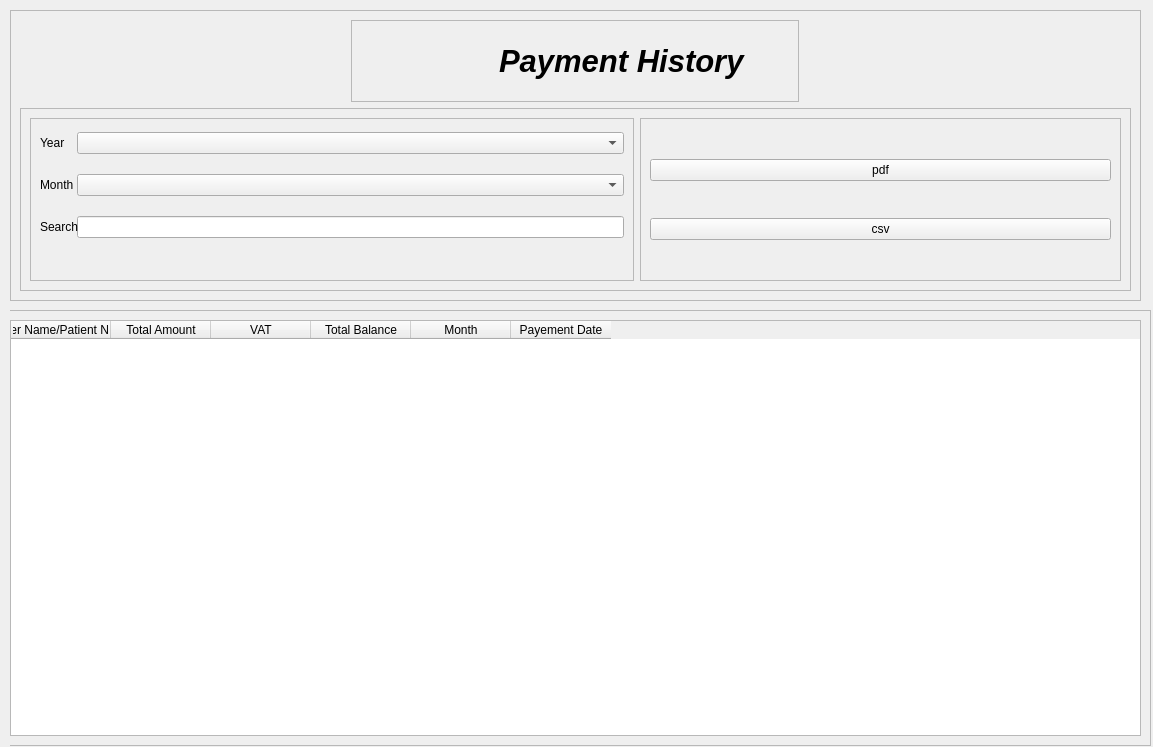
<?xml version="1.0" encoding="UTF-8"?>
<ui version="4.0">
 <class>Form</class>
 <widget class="QWidget" name="Form">
  <property name="geometry">
   <rect>
    <x>0</x>
    <y>0</y>
    <width>1153</width>
    <height>747</height>
   </rect>
  </property>
  <property name="windowTitle">
   <string>Form</string>
  </property>
  <widget class="QWidget" name="widget" native="true">
   <property name="geometry">
    <rect>
     <x>10</x>
     <y>10</y>
     <width>1141</width>
     <height>741</height>
    </rect>
   </property>
   <widget class="QFrame" name="frame">
    <property name="geometry">
     <rect>
      <x>0</x>
      <y>0</y>
      <width>1131</width>
      <height>291</height>
     </rect>
    </property>
    <property name="frameShape">
     <enum>QFrame::StyledPanel</enum>
    </property>
    <property name="frameShadow">
     <enum>QFrame::Raised</enum>
    </property>
    <layout class="QVBoxLayout" name="verticalLayout_2">
     <item alignment="Qt::AlignHCenter">
      <widget class="QFrame" name="frame_2">
       <property name="minimumSize">
        <size>
         <width>448</width>
         <height>0</height>
        </size>
       </property>
       <property name="maximumSize">
        <size>
         <width>464</width>
         <height>16777215</height>
        </size>
       </property>
       <property name="frameShape">
        <enum>QFrame::StyledPanel</enum>
       </property>
       <property name="frameShadow">
        <enum>QFrame::Raised</enum>
       </property>
       <layout class="QHBoxLayout" name="horizontalLayout_2">
        <item>
         <widget class="QLabel" name="label">
          <property name="minimumSize">
           <size>
            <width>88</width>
            <height>60</height>
           </size>
          </property>
          <property name="maximumSize">
           <size>
            <width>88</width>
            <height>56</height>
           </size>
          </property>
          <property name="text">
           <string/>
          </property>
          <property name="pixmap">
           <pixmap resource="../static.qrc">:/logo/images/1268366.png</pixmap>
          </property>
          <property name="scaledContents">
           <bool>true</bool>
          </property>
         </widget>
        </item>
        <item>
         <widget class="QLabel" name="label_2">
          <property name="minimumSize">
           <size>
            <width>268</width>
            <height>0</height>
           </size>
          </property>
          <property name="maximumSize">
           <size>
            <width>186</width>
            <height>16777215</height>
           </size>
          </property>
          <property name="sizeIncrement">
           <size>
            <width>0</width>
            <height>0</height>
           </size>
          </property>
          <property name="font">
           <font>
            <pointsize>23</pointsize>
            <italic>true</italic>
            <bold>true</bold>
            <underline>false</underline>
            <strikeout>false</strikeout>
           </font>
          </property>
          <property name="text">
           <string>Payment History</string>
          </property>
         </widget>
        </item>
       </layout>
      </widget>
     </item>
     <item>
      <widget class="QFrame" name="frame_3">
       <property name="frameShape">
        <enum>QFrame::StyledPanel</enum>
       </property>
       <property name="frameShadow">
        <enum>QFrame::Raised</enum>
       </property>
       <layout class="QHBoxLayout" name="horizontalLayout">
        <item>
         <widget class="QFrame" name="specifier_section">
          <property name="minimumSize">
           <size>
            <width>604</width>
            <height>163</height>
           </size>
          </property>
          <property name="maximumSize">
           <size>
            <width>554</width>
            <height>172</height>
           </size>
          </property>
          <property name="frameShape">
           <enum>QFrame::StyledPanel</enum>
          </property>
          <property name="frameShadow">
           <enum>QFrame::Raised</enum>
          </property>
          <layout class="QFormLayout" name="formLayout_2">
           <property name="verticalSpacing">
            <number>12</number>
           </property>
           <property name="topMargin">
            <number>13</number>
           </property>
           <item row="0" column="0" colspan="2">
            <layout class="QFormLayout" name="formLayout">
             <property name="verticalSpacing">
              <number>20</number>
             </property>
             <item row="0" column="0">
              <widget class="QLabel" name="label_3">
               <property name="text">
                <string>Year</string>
               </property>
              </widget>
             </item>
             <item row="1" column="0">
              <widget class="QLabel" name="label_4">
               <property name="text">
                <string>Month</string>
               </property>
              </widget>
             </item>
             <item row="0" column="1">
              <widget class="QComboBox" name="comboBox"/>
             </item>
             <item row="1" column="1">
              <widget class="QComboBox" name="comboBox_2"/>
             </item>
             <item row="2" column="1">
              <widget class="QLineEdit" name="lineEdit"/>
             </item>
             <item row="2" column="0">
              <widget class="QLabel" name="label_5">
               <property name="text">
                <string>Search</string>
               </property>
              </widget>
             </item>
            </layout>
           </item>
          </layout>
         </widget>
        </item>
        <item>
         <widget class="QFrame" name="actio_button">
          <property name="frameShape">
           <enum>QFrame::StyledPanel</enum>
          </property>
          <property name="frameShadow">
           <enum>QFrame::Raised</enum>
          </property>
          <layout class="QVBoxLayout" name="verticalLayout">
           <item>
            <widget class="QPushButton" name="printpdfButton">
             <property name="text">
              <string>pdf</string>
             </property>
            </widget>
           </item>
           <item>
            <widget class="QPushButton" name="printcsvButton">
             <property name="text">
              <string>csv</string>
             </property>
            </widget>
           </item>
          </layout>
         </widget>
        </item>
       </layout>
      </widget>
     </item>
    </layout>
   </widget>
   <widget class="QFrame" name="payment_table">
    <property name="geometry">
     <rect>
      <x>-10</x>
      <y>300</y>
      <width>1151</width>
      <height>436</height>
     </rect>
    </property>
    <property name="minimumSize">
     <size>
      <width>1151</width>
      <height>436</height>
     </size>
    </property>
    <property name="maximumSize">
     <size>
      <width>600</width>
      <height>500</height>
     </size>
    </property>
    <property name="frameShape">
     <enum>QFrame::StyledPanel</enum>
    </property>
    <property name="frameShadow">
     <enum>QFrame::Raised</enum>
    </property>
    <layout class="QVBoxLayout" name="verticalLayout_3">
     <item>
      <widget class="QTableWidget" name="tableWidget">
       <column>
        <property name="text">
         <string>Buyer Name/Patient Name</string>
        </property>
       </column>
       <column>
        <property name="text">
         <string>Total Amount</string>
        </property>
       </column>
       <column>
        <property name="text">
         <string>VAT</string>
        </property>
       </column>
       <column>
        <property name="text">
         <string>Total Balance</string>
        </property>
       </column>
       <column>
        <property name="text">
         <string>Month</string>
        </property>
       </column>
       <column>
        <property name="text">
         <string>Payement Date</string>
        </property>
       </column>
      </widget>
     </item>
    </layout>
   </widget>
  </widget>
 </widget>
 <resources>
  <include location="../static.qrc"/>
 </resources>
 <connections/>
</ui>
